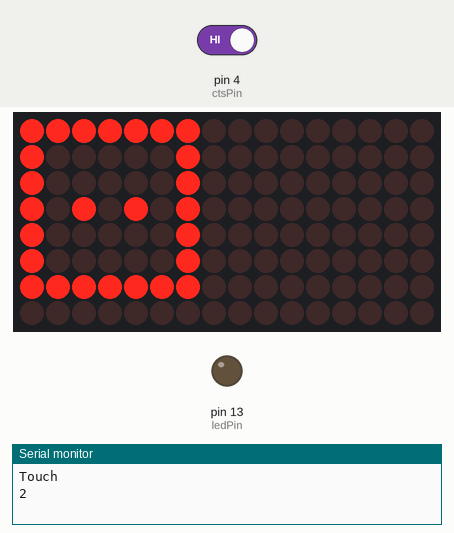
Recording of a sketch running on a simulated Arduino Uno, built with avr-gcc and run on an emulated ATmega328P. Parts: 16×8 LED matrix, output pins drawn as LEDs (lit = HIGH), the last lines printed to the serial monitor. Inputs (shaded band) come from the test bench; at power-on: pin 4 (ctsPin) HIGH. Random numbers use the default seed unless the sketch sets one.

Above: at 2.6 s.
At 14.2 s:
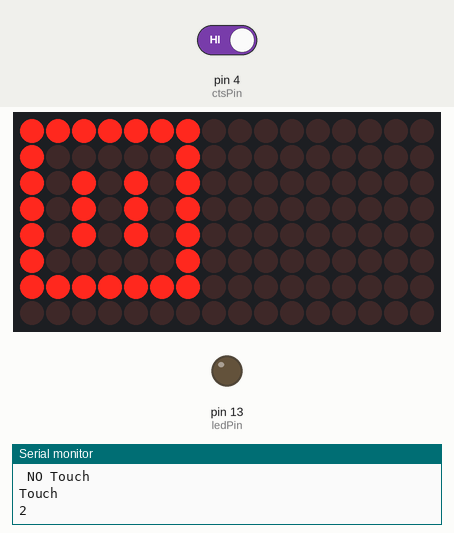
16.0 s: pin 4 (ctsPin) driven LOW
At 19.6 s:
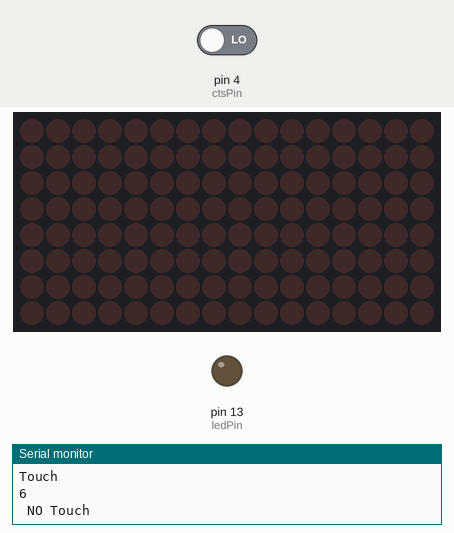
23.0 s: pin 4 (ctsPin) driven HIGH
At 26.1 s:
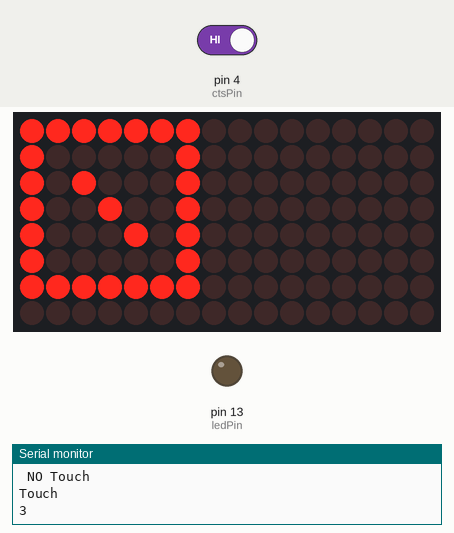
Timing chart, 0 to 27.6 s (numbered marks = the images above; inputs shaded):
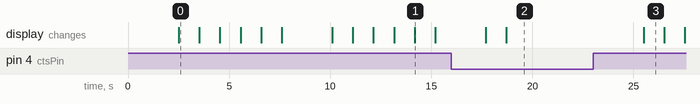

The sketch:

Dice.ino
```cpp
#include "LedControlMS.h"
#define NBR_MTX 2
#define ctsPin 4 //input PIN for capactitive touch sensor
LedControl lc=LedControl(12,11,10, NBR_MTX);
int ledPin = 13; // pin for the LED


//////////////////////////////////////////////////////////
  void six(){
    lc.setLed(0,2,2,true);
    lc.setLed(0,2,4,true);
    lc.setLed(0,3,2,true);
    lc.setLed(0,3,4,true);
    lc.setLed(0,4,2,true);
    lc.setLed(0,4,4,true);
    delay(1000);
    lc.setLed(0,2,2,false);
    lc.setLed(0,2,4,false);
    lc.setLed(0,3,2,false);
    lc.setLed(0,3,4,false);
    lc.setLed(0,4,2,false);
    lc.setLed(0,4,4,false);
  }

/////////////////////////////////////////////////////////////
  void five(){
    lc.setLed(0,2,2,true);
    lc.setLed(0,2,4,true);
    lc.setLed(0,3,3,true);
    lc.setLed(0,4,2,true);
    lc.setLed(0,4,4,true);
    delay(1000);
    lc.setLed(0,2,2,false);
    lc.setLed(0,2,4,false);
    lc.setLed(0,3,3,false);
    lc.setLed(0,4,2,false);
    lc.setLed(0,4,4,false);
  }
///////////////////////////////////////////////////////////////

  void four(){
    lc.setLed(0,2,2,true);
    lc.setLed(0,2,4,true);
    lc.setLed(0,4,2,true);
    lc.setLed(0,4,4,true);
    delay(1000);
    lc.setLed(0,2,2,false);
    lc.setLed(0,2,4,false);
    lc.setLed(0,4,2,false);
    lc.setLed(0,4,4,false);
  }

///////////////////////////////////////////////////////////////
  void three(){
    lc.setLed(0,2,2,true);
    lc.setLed(0,3,3,true);
    lc.setLed(0,4,4,true);
    delay(1000);
    lc.setLed(0,2,2,false);
    lc.setLed(0,3,3,false);
    lc.setLed(0,4,4,false);

  }

////////////////////////////////////////////////////////////
  void two(){
    lc.setLed(0,3,2,true);
    lc.setLed(0,3,4,true);
    delay(1000);
    lc.setLed(0,3,2,false);
    lc.setLed(0,3,4,false);
  }

////////////////////////////////////////////////////////////////

  void one(){
    lc.setLed(0,3,3,true);
    delay(1000);
    lc.setLed(0,3,3,false);
  }
///////////////////////////////////////////////////////////////////


///////////////////////////////////////////////////////////
void setup() {
  Serial.begin (9600);
  pinMode(ledPin, OUTPUT);
  pinMode(ctsPin, INPUT);
    for (int i=0; i< NBR_MTX; i++)
      {
        lc.shutdown(i,false);
        lc.setIntensity(i,8);
        lc.clearDisplay(i);
      }
  }
/////////////////////////////////////////
  void initial(){
    for(int i=0;i<6;i++)
    {
      lc.setLed(0,0,i,true);
      lc.setLed(0,i,6,true);
      lc.setLed(0,i,0,true);
      lc.setLed(0,6,i,true);
      lc.setLed(0,6,6,true);
     }
  }
///////////////////////////////////////
  void  erase(){
    for(int i=0;i<6;i++){
      lc.setLed(0,0,i,false);
      lc.setLed(0,i,6,false);
      lc.setLed(0,i,0,false);
      lc.setLed(0,6,i,false);
      lc.setLed(0,6,6,false);
      }
  }
////////////////////////////////////////


  void loop() {
    while(digitalRead(ctsPin) != HIGH) { }
    int ctsValue = HIGH;

    if(ctsValue == HIGH){
    Serial.println("Touch");
    int random_int = random(1,7);
    Serial.println(random_int);
    delay(2500);


    switch(random_int){

      case 1: {
                initial();
                one();
                erase();
                ctsValue == LOW;
              }


      case 2: {
                initial();
                two();
                erase();
                ctsValue == LOW;
              }


      case 3: {
                initial();
                three();
                erase();
                ctsValue == LOW;
              }


      case 4: {
                initial();
                four();
                erase();
                ctsValue == LOW;
              }


      case 5: {
                initial();
                five();
                erase();
                ctsValue == LOW;
              }


      case 6: {
                initial();
                six();
                erase();
                ctsValue == LOW;
              }

      default: {
                 ctsValue == LOW;
                 Serial.println(" NO Touch");
               }

    }

     }
  }
```

Measured:
- after the input at 23.0 s, the display: changes after 2.5 s (image 3)
- what the display in image 0 shows lasts 1.0 s, from 2.5 s to 3.5 s
